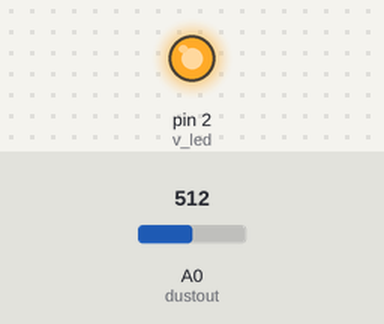
A sketch run on a simulated Arduino Uno, built with avr-gcc and run on an emulated ATmega328P. Parts: output pins drawn as LEDs (lit = HIGH). Inputs (shaded band) come from the test bench; at power-on: A0 (dustout) = 512. The ROS host is connected and sends only what is stated; what the sketch prints to the serial monitor is not drawn.

Above: at 0.1 s.
Timing chart, 0 to 1.6 s (numbered marks = the images above):
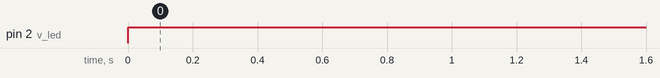

The sketch:

airmate_dust.ino
```cpp
#include <ros.h>
#include <std_msgs/Float32.h>

ros::NodeHandle nh;

// Dust density sensor
std_msgs::Float32 dust_msg;
ros::Publisher dust_pub("dust_density", &dust_msg);
#define no_dust 0.5

// 아두이노 - 미세 먼지 센서 연결
int dustout = A0;
int v_led = 2;
int F = 5 ; //팬

// 센서로 읽은 값 변수 선언
float vo_value=0;

// 센서로 읽은 값을 전압으로 측정 변수
float sensor_voltage=0;

// 실제 미세 먼지 밀도 변수
float dust_density=0;


void setup()
{
  nh.initNode();
  nh.advertise(dust_pub);
  Serial.begin(9600); // 통신 속도 9600bps로 시리얼 통신 시작
  pinMode(v_led,OUTPUT); // 적외선 led 출력으로 설정
}

void loop()
{
    // 미세 먼지 센서 동작
    digitalWrite(v_led,LOW); // 적외선 LED ON
    delayMicroseconds(280); // 280us동안 딜레이
    vo_value=analogRead(dustout); // 데이터를 읽음
    delayMicroseconds(40); // 320us - 280us
    digitalWrite(v_led,HIGH); // 적외선 LED OFF
    delayMicroseconds(9680); // 10ms(주기) -320us(펄스 폭) 한 값

    sensor_voltage=get_voltage(vo_value);
    dust_density=get_dust_density(sensor_voltage);

    Serial.print("Voltage = ");
    Serial.print(sensor_voltage);
    Serial.println(" [V]");

    Serial.print("Dust Density = ");
    Serial.print(dust_density);
    Serial.println(" [ug/m^3]");

    publishDustMsg(dust_density);

    if(dust_density < 200)
    {
    digitalWrite(F,LOW);
    }
    else if(dust_density > 200)
    {
    digitalWrite(F,HIGH);
    }

    nh.spinOnce();
    delay(1000);
}


/*******************************************************************************
* Publish msgs (Dust density data)
*******************************************************************************/
void publishDustMsg(float dust_density)
{
  int tmp = int(dust_density*100.0);
  float result = float(tmp/100.0);
  dust_msg.data = result;

  dust_pub.publish(&dust_msg);
}
float get_voltage(float value)
{
 // 아날로그 값을 전압 값으로 바꿈
 float V= value * 5.0 / 1024;
 return V;
}

float get_dust_density(float voltage)
{
 // 데이터 시트에 있는 미세 먼지 농도(ug) 공식 기준
 float dust=(voltage-no_dust) / 0.005;
 return dust;
}
```

Measured:
- by itself, pin 2 (v_led): LOW → HIGH at 0.00 s
